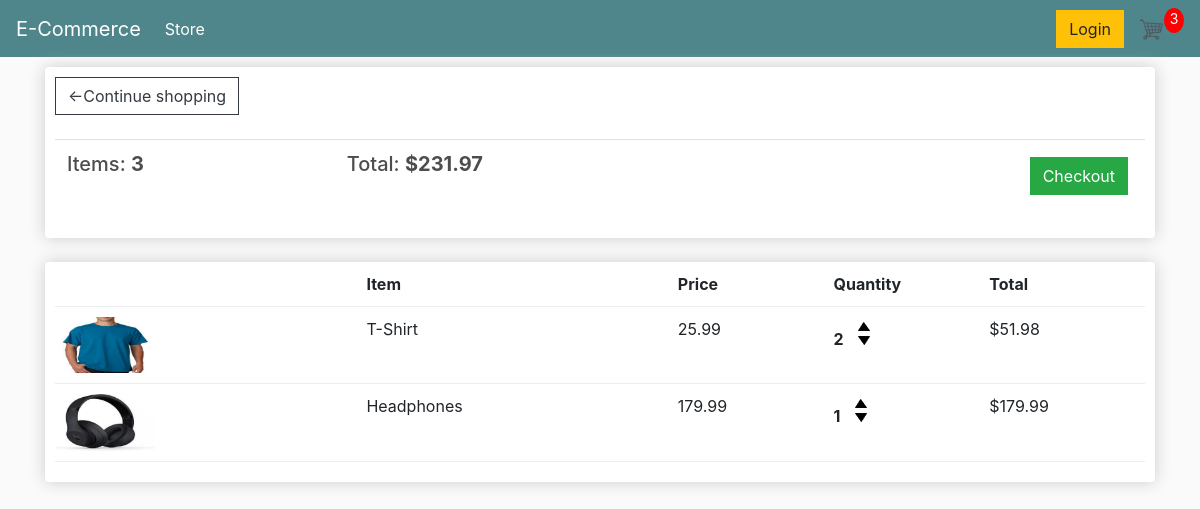
The app's page /cart/ (signed in), older data.
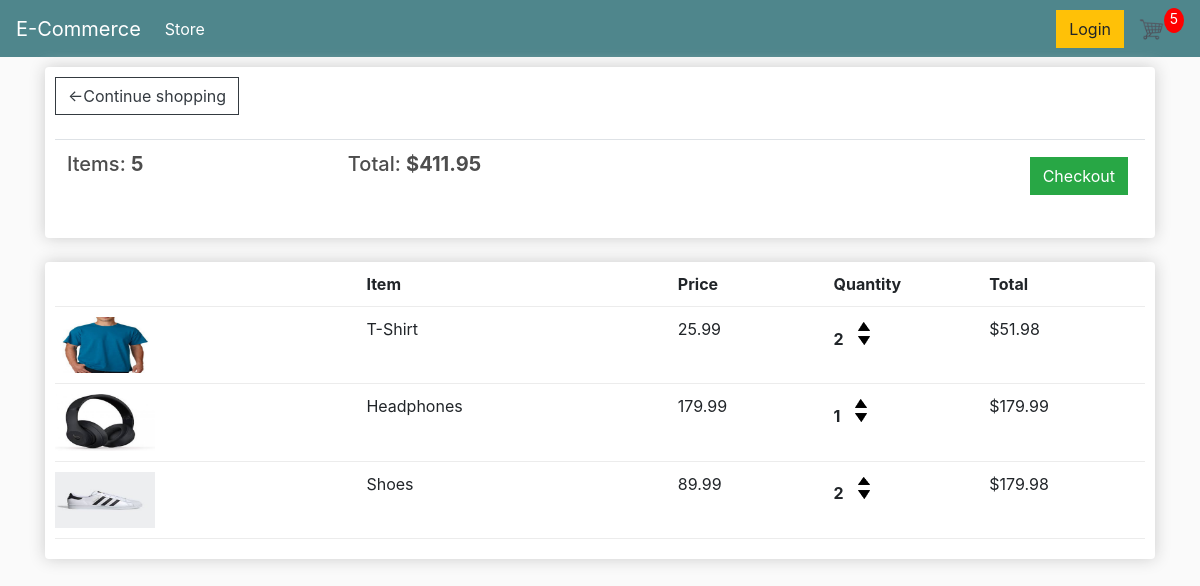
The same page, newer data.
### store/models.py (models this page shows, shortened)
class Order(models.Model):
    customer = models.ForeignKey(Customer, on_delete=models.SET_NULL, null=True, blank=True)
    date_ordered = models.DateField(auto_now_add=True) # Select the current date
    complete  = models.BooleanField(default=False, null=True, blank=True)
    transaction_id = models.CharField(max_length=200, null=True)
    @property
    def get_cart_total(self): # Show the total price to pay
        orderitems = self.orderitem_set.all()
        total = sum([item.get_total for item in orderitems])
        return total
    @property
    def get_cart_items(self): # Show the amount of items to pay
        orderitems = self.orderitem_set.all()
        total = sum([item.quantity for item in orderitems])
        return total

class OrderItem(models.Model):
    product = models.ForeignKey(Product, on_delete=models.SET_NULL, null=True, blank=True)
    order = models.ForeignKey(Order, on_delete=models.SET_NULL, null=True, blank=True)
    quantity = models.IntegerField(default=0, null=True, blank=True)
    date_added = models.DateField(auto_now_add=True) # Select the current date
    @property
    def get_total(self): # Show the current price of the arrow
        total = self.product.price * self.quantity
        return total

class Product(models.Model):
    name = models.CharField(max_length=200, null=True)
    price = models.FloatField()
    digital = models.BooleanField(default=False, null=True, blank=True) # If a product is digital, we dont neet to put it on the shipping
    image = models.ImageField(null=True, blank=True)
    @property # To avoid error when there's no picture
    def imageURL(self):
        try:
            url = self.image.url
        except:
            url = ''
        return url

### store/views.py (the view)
# urls.py: path('cart/', views.cart, name='cart'),
def cart(request):
    if request.user.is_authenticated:
        customer = request.user.customer
        order, created = Order.objects.get_or_create(customer= customer, complete=False)
        items = order.orderitem_set.all() # The reason the reverse is a queryset is, ForeignKey is 1-to-many relationship. Hence, the reverse is a queryset.
        cartItems = order.get_cart_items
    else:
        items = []
        order = {'get_cart_total': 0, 'get_cart_items': 0, 'shipping': False}
        cartItems = order['get_cart_items']
    context = {'items': items, 'order': order, 'cartItems': cartItems}
    return render(request, 'store/cart.html', context)

### store/templates/store/cart.html
{% extends 'store/main.html' %}
{% load static %}
{% block content %}
<div class="row">
    <div class="col-lg-12">
        <div class="box-element">
            <a class="btn btn-outline-dark" href="{% url 'store' %}">&#x2190;Continue shopping</a>
            <br>
            <br>
            <table class="table">
                <tr>
                    <th>
                        <h5>Items: <strong>{{order.get_cart_items|floatformat:0}}</strong></h5>
                    </th>
                    <th>
                        <h5>Total: <strong>${{order.get_cart_total|floatformat:2}}</strong></h5>
                    </th>
                    <th>
                        <a  style="float:right; margin:5px;" class="btn btn-success" href="{% url 'checkout' %}">Checkout</a>
                    </th>
                </tr>
            </table>
        </div>
        <br>
        <div class="box-element">
            <div class="cart-row">
                <div style="flex:2"></div>
                <div style="flex:2"><strong>Item</strong></div>
                <div style="flex:1"><strong>Price</strong></div>
                <div style="flex:1"><strong>Quantity</strong></div>
                <div style="flex:1"><strong>Total</strong></div>
            </div>
            {% for item in items %}
            <div class="cart-row">
                <div style="flex:2"><img class="row-image" src="{{item.product.imageURL}}"></div>
                <div style="flex:2"><p>{{item.product.name}}</p></div>
                <div style="flex:1"><p>{{item.product.price|floatformat:2}}</p></div>
                <div style="flex:1">
                    <p class="quantity">{{item.quantity}}</p>
                    <div class="quantity">
                        <img data-product={{item.product.id}} data-action="add" class="chg-quantity update-cart" src="{% static  'images/arrowUp.png' %}">
                        <img data-product={{item.product.id}} data-action="remove" class="chg-quantity update-cart" src="{% static  'images/arrowDown.png' %}">
                    </div>
                </div>
                <div style="flex:1"><p>${{item.get_total}}</p></div>
            </div>
            {% endfor %}
        </div>
    </div>
</div>
{% endblock content %}

### store/templates/store/main.html (shortened to what this page needs)
<!DOCTYPE html>
{% load static %}
<html>
  <head>
    <link
      rel="stylesheet"
      href="https://stackpath.bootstrapcdn.com/bootstrap/4.4.1/css/bootstrap.min.css"
    />
    <link rel="stylesheet" type="text/css" href="{% static 'css/main.css' %}" />
  </head>
  <body>
    <nav class="navbar navbar-expand-lg navbar-dark bg-dark">
      <a class="navbar-brand" href="{% url 'store' %}">E-Commerce</a>
      <div class="collapse navbar-collapse" id="navbarSupportedContent">
        <ul class="navbar-nav mr-auto">
          <li class="nav-item active">
            <a class="nav-link" href="{% url 'store' %}"
              >Store <span class="sr-only">(current)</span></a
            >
          </li>
        </ul>
        <div class="form-inline my-2 my-lg-0">
          <a href="#" class="btn btn-warning">Login</a>
          <a href="{% url 'cart' %}">
            <img id="cart-icon" src="{% static 'images/shoppingCart.png' %}" />
          </a>
          <p id="cart-total">{{cartItems}}</p>
        </div>
      </div>
    </nav>
    <div class="container">
      {% block content %}
      {% endblock content %}
    </div>
  </body>
</html>

### static/css/main.css (style rules this page uses)
body { background-color: hsl(0, 0%, 98%); }
h1,h2,h3,h4,h5,h6 { color:hsl(0, 0%, 30%); }
.box-element { box-shadow:hsl(0, 0%, 80%) 0 0 16px; background-color: #fff; border-radius: 4px; padding: 10px; }
.bg-dark { background-color: #4f868c!important; }
#cart-icon { width:25px; display: inline-block; margin-left: 15px; }
#cart-total { display: block; text-align: center; color:#fff; background-color: red; width: 20px; height: 25px; border-radius: 50%; font-size: 14px; }
.col-lg-4, .col-lg-6, .col-lg-8, .col-lg-12 { margin-top: 10px; }
.btn { border-radius: 0; }
.row-image { width: 100px; }
.cart-row { display: flex; align-items: flex-stretch; padding-bottom: 10px; margin-bottom: 10px; border-bottom: 1px solid #ececec; }
.quantity { display: inline-block; font-weight: 700; padding-right:10px; }
.chg-quantity { width: 12px; cursor: pointer; display: block; margin-top: 5px; transition:.1s; }

Row changes from the older to the newer data that the page shows:
computed for Order: get_cart_items "3" → "5"; get_cart_total "231.97" → "411.95"
added OrderItem: product.imageURL (picture), product.name "Shoes", product.price "89.99", quantity "2", get_total "179.98"
Text that changed along with them:
{{ cartItems }}: "3" → "5"
